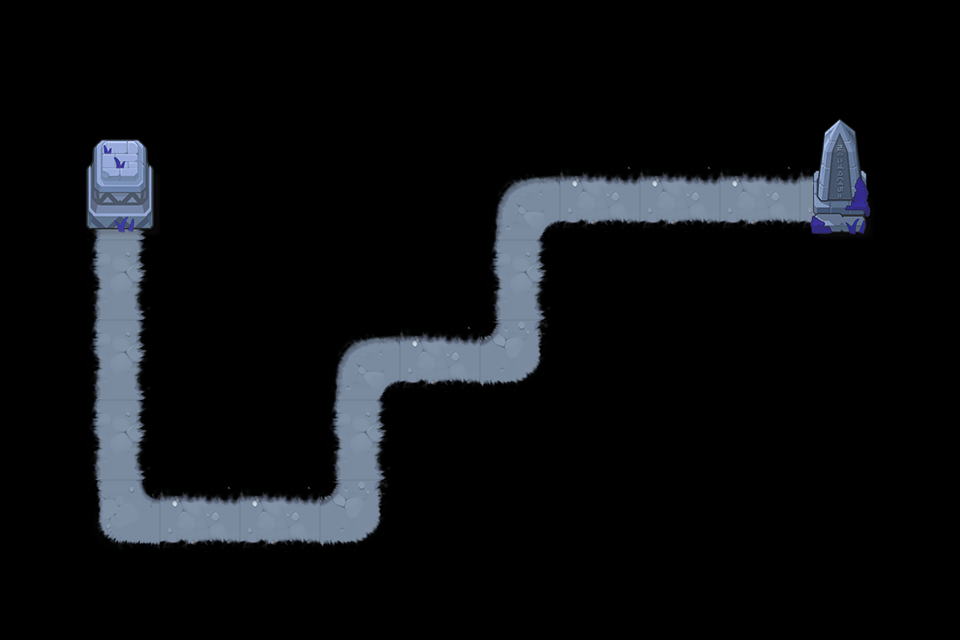

The image is a tile-based game level rendered from a .tmx file. Its description and source (layers, tilesets, objects; grid data summarised) follow:
An orthogonal 12x8 tile map with 80x80 px tiles, 2 tile layers (road, object) and 14 objects (P0, P1, P2, P3, P4, ...).

<map version="1.0" tiledversion="1.0.3" orientation="orthogonal" renderorder="right-down" width="12" height="8" tilewidth="80" tileheight="80" nextobjectid="16">
 <tileset firstgid="1" name="xuedi" tilewidth="80" tileheight="80" tilecount="15" columns="5">
  <image source="xuedi.png" width="400" height="240" />
 </tileset>
 <layer name="road" width="12" height="8">
  <data>[96 cells, 18 non-empty, 6 distinct tile ids]</data>
 </layer>
 <layer name="object" width="12" height="8">
  <data>[96 cells, 4 non-empty, 4 distinct tile ids]</data>
 </layer>
 <objectgroup name="path" visible="0">
  <object id="1" name="P0" x="120" y="240" />
  <object id="2" name="P1" x="120" y="520" />
  <object id="3" name="P2" x="360" y="520" />
  <object id="4" name="P3" x="360" y="360" />
  <object id="5" name="P4" x="520" y="360" />
  <object id="6" name="P5" x="520" y="200" />
  <object id="7" name="P6" x="800" y="200" />
  <object id="8" name="O0" x="0" y="80" width="80" height="400" />
  <object id="9" name="O1" x="160" y="80" width="160" height="400" />
  <object id="10" name="O2" x="320" y="80" width="160" height="240" />
  <object id="11" name="O3" x="480" y="80" width="320" height="80" />
  <object id="12" name="O4" x="560" y="240" width="320" height="160" />
  <object id="13" name="O5" x="400" y="400" width="480" height="160" />
  <object id="14" name="O6" x="880" y="80" width="80" height="400" />
 </objectgroup>
</map>
